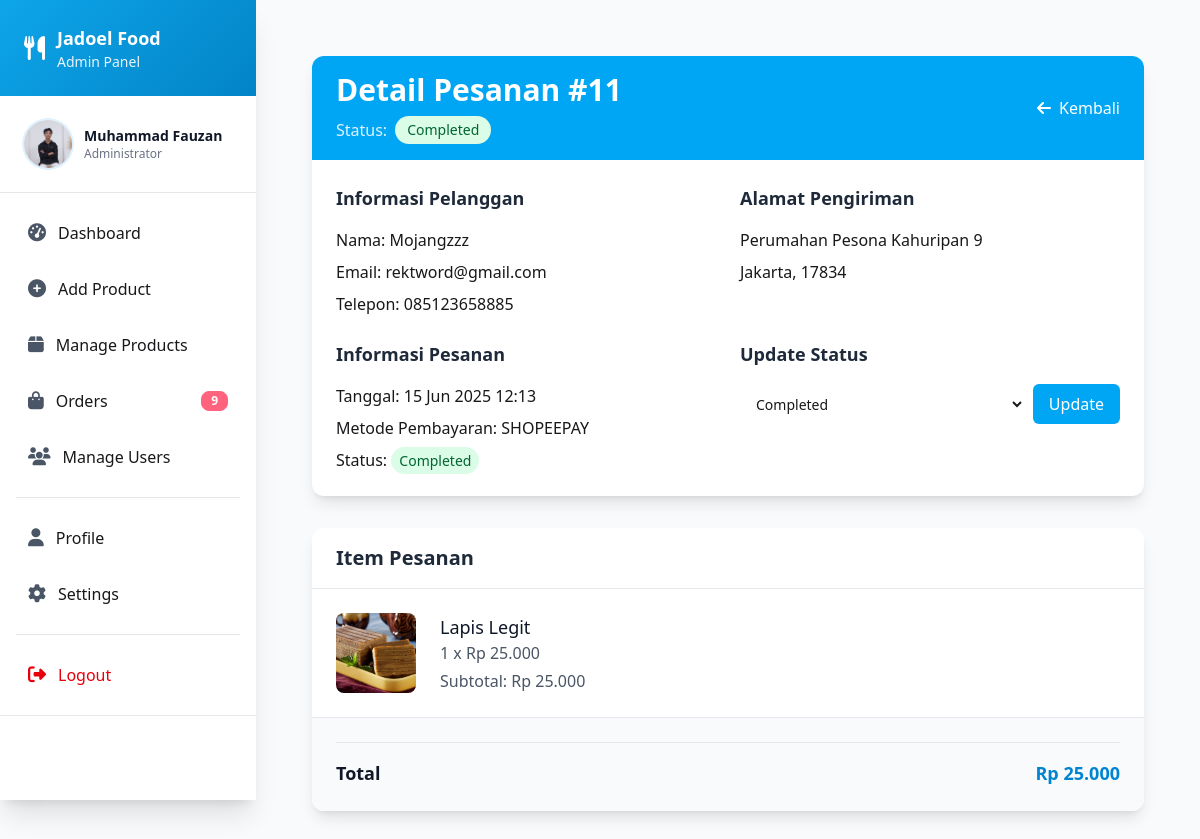
Page /admin/order-detail.php?id=11 (signed in) on the committed database.
### tables this page shows
CREATE TABLE `orders` (
  `id` int NOT NULL,
  `username` varchar(255) NOT NULL,
  `address` varchar(255) NOT NULL,
  `city` varchar(255) NOT NULL,
  `postal_code` int NOT NULL,
  `email` varchar(100) NOT NULL,
  `phone` varchar(100) NOT NULL,
  `note` text NOT NULL,
  `payment_method` enum('DANA','GOPAY','OVO','LINKAJA','SHOPEEPAY','QRIS','BCA','MANDIRI','BRI','BNI','DANAMON','PERMATA','CIMB') NOT NULL,
  `status` enum('Pending','Process','Delivery','Completed','Canceled') NOT NULL,
  `create_at` timestamp NOT NULL DEFAULT CURRENT_TIMESTAMP,
  `update_at` timestamp NULL DEFAULT NULL ON UPDATE CURRENT_TIMESTAMP
);

CREATE TABLE `order_items` (
  `id` int NOT NULL,
  `order_id` int NOT NULL,
  `product_id` int NOT NULL,
  `quantity` int NOT NULL,
  `price` decimal(10,2) NOT NULL
);

CREATE TABLE `products` (
  `id` int NOT NULL,
  `product_name` varchar(255) NOT NULL,
  `product_image` varchar(255) NOT NULL,
  `stock` int NOT NULL,
  `price` varchar(100) NOT NULL,
  `create_at` timestamp NOT NULL DEFAULT CURRENT_TIMESTAMP,
  `is_available` tinyint(1) DEFAULT '1',
  `updated_at` timestamp NULL DEFAULT CURRENT_TIMESTAMP ON UPDATE CURRENT_TIMESTAMP
);

### admin/order-detail.php (the view, shortened to what this page needs)
<?php
include_once __DIR__ . "/../config/connect.php";
$order_id = isset($_GET['id']) ? (int)$_GET['id'] : 0;
$order_query = $conn->prepare("SELECT * FROM orders WHERE id = ?");
$order_query->bind_param("i", $order_id);
$order_query->execute();
$order = $order_query->get_result()->fetch_assoc();
$items_query = $conn->prepare("
    SELECT oi.*, p.product_name, p.product_image
    FROM order_items oi
    LEFT JOIN products p ON oi.product_id = p.id
    WHERE oi.order_id = ?
");
$items_query->bind_param("i", $order_id);
$items_query->execute();
$items = $items_query->get_result()->fetch_all(MYSQLI_ASSOC);
$total = 0;
foreach ($items as $item) {
    $total += $item['price'] * $item['quantity'];
}
include __DIR__ . "/../includes/adminHeader.php";
?>
<div class="max-w-7xl mx-auto px-4 sm:px-6 lg:px-8 py-8">
    <div class="bg-white rounded-xl shadow-lg overflow-hidden mb-8">
        <div class="bg-sky-500 px-6 py-4">
            <div class="flex justify-between items-center">
                <div>
                    <h1 class="text-2xl md:text-3xl font-bold text-white">Detail Pesanan #<?= $order['id'] ?></h1>
                    <div class="flex items-center mt-2">
                        <span class="text-sky-100 mr-2">Status:</span>
                        <span class="px-3 py-1 rounded-full text-sm font-medium
                            <?= $order['status'] === 'Pending' ? 'bg-yellow-100 text-yellow-800' : '' ?>
                            <?= $order['status'] === 'Process' ? 'bg-purple-100 text-purple-800' : '' ?>
                            <?= $order['status'] === 'Delivery' ? 'bg-blue-100 text-blue-800' : '' ?>
                            <?= $order['status'] === 'Completed' ? 'bg-green-100 text-green-800' : '' ?>">
                            <?= $order['status'] ?>
                        </span>
                    </div>
                </div>
                <div>
                    <a href="<?= BASE_URL ?>admin/orders.php"
                       class="text-white hover:text-gray-200 flex items-center">
                        <i class="fas fa-arrow-left mr-2"></i> Kembali
                    </a>
                </div>
            </div>
        </div>
        <div class="p-6 grid grid-cols-1 md:grid-cols-2 gap-6">
            <div>
                <h2 class="text-lg font-bold text-gray-800 mb-4">Informasi Pelanggan</h2>
                <div class="space-y-2">
                    <p><span class="font-medium">Nama:</span> <?= htmlspecialchars($order['username']) ?></p>
                    <p><span class="font-medium">Email:</span> <?= htmlspecialchars($order['email']) ?></p>
                    <p><span class="font-medium">Telepon:</span> <?= htmlspecialchars($order['phone']) ?></p>
                </div>
            </div>
            <div>
                <h2 class="text-lg font-bold text-gray-800 mb-4">Alamat Pengiriman</h2>
                <div class="space-y-2">
                    <p><?= htmlspecialchars($order['address']) ?></p>
                    <p><?= htmlspecialchars($order['city']) ?>, <?= $order['postal_code'] ?></p>
                </div>
            </div>
            <div>
                <h2 class="text-lg font-bold text-gray-800 mb-4">Informasi Pesanan</h2>
                <div class="space-y-2">
                    <p><span class="font-medium">Tanggal:</span> <?= date('d M Y H:i', strtotime($order['create_at'])) ?></p>
                    <p><span class="font-medium">Metode Pembayaran:</span> <?= strtoupper($order['payment_method']) ?></p>
                    <p><span class="font-medium">Status:</span>
                        <span class="px-2 py-1 rounded-full text-sm
                            <?= $order['status'] === 'Pending' ? 'bg-yellow-100 text-yellow-800' : '' ?>
                            <?= $order['status'] === 'Process' ? 'bg-purple-100 text-purple-800' : '' ?>
                            <?= $order['status'] === 'Delivery' ? 'bg-blue-100 text-blue-800' : '' ?>
                            <?= $order['status'] === 'Completed' ? 'bg-green-100 text-green-800' : '' ?>">
                            <?= $order['status'] ?>
                        </span>
                    </p>
                </div>
            </div>
            <div>
                <h2 class="text-lg font-bold text-gray-800 mb-4">Update Status</h2>
                <form method="POST" action="<?= BASE_URL ?>functions/updateOrderStatus.php">
                    <div class="flex items-center space-x-2">
                        <select name="status" class="form-select block w-full pl-3 pr-10 py-2 text-base border-gray-300 focus:outline-none focus:ring-sky-500 focus:border-sky-500 sm:text-sm rounded-md">
                            <option value="Completed" <?= $order['status'] === 'Completed' ? 'selected' : '' ?>>Completed</option>
                        </select>
                        <button type="submit" name="update_status" class="bg-sky-500 text-white px-4 py-2 rounded-md hover:bg-sky-600 transition-colors">
                            Update
                        </button>
                    </div>
                </form>
            </div>
        </div>
    </div>
    <div class="bg-white rounded-xl shadow-lg overflow-hidden">
        <div class="px-6 py-4 border-b border-gray-200">
            <h2 class="text-xl font-bold text-gray-800">Item Pesanan</h2>
        </div>
        <div class="divide-y divide-gray-200">
            <?php foreach ($items as $item): ?>
            <div class="p-6 flex flex-col md:flex-row">
                <div class="flex-shrink-0 mb-4 md:mb-0 md:mr-6">
                    <?php if (!empty($item['product_image'])): ?>
                    <img src="<?= BASE_URL ?>uploads/products/<?= htmlspecialchars($item['product_image']) ?>"
                         alt="<?= htmlspecialchars($item['product_name']) ?>"
                         class="w-20 h-20 object-cover rounded-lg">
                    <?php else: ?>
                    <div class="w-20 h-20 bg-gray-200 rounded-lg flex items-center justify-center">
                        <i class="fas fa-box text-gray-400 text-xl"></i>
                    </div>
                    <?php endif; ?>
                </div>
                <div class="flex-grow">
                    <h3 class="text-lg font-medium text-gray-900"><?= htmlspecialchars($item['product_name']) ?></h3>
                    <p class="text-gray-600"><?= $item['quantity'] ?> x Rp <?= number_format($item['price'], 0, ',', '.') ?></p>
                    <p class="text-gray-600 mt-1">Subtotal: Rp <?= number_format($item['price'] * $item['quantity'], 0, ',', '.') ?></p>
                </div>
            </div>
            <?php endforeach; ?>
            <div class="p-6 bg-gray-50">
                <div class="flex justify-between items-center border-t border-gray-200 pt-4">
                    <span class="text-lg font-bold text-gray-900">Total</span>
                    <span class="text-lg font-bold text-sky-600">Rp <?= number_format($total, 0, ',', '.') ?></span>
                </div>
            </div>
        </div>
    </div>
</div>
</body>
</html>

### rows in the picture
orders: id "11", status "Completed", username "Mojangzzz", email "rektword@gmail.com", phone "085123658885", address "Perumahan Pesona Kahuripan 9", city "Jakarta", postal_code "17834", create_at "15 Jun 2025 12:13", payment_method "SHOPEEPAY"
order_items: product.product_image (picture), product.product_name "Lapis Legit", quantity "1", price "25.000", $item['price'] * $item['quantity'] "25.000"

### other values in the picture
$user_name "Muhammad Fauzan"
$order_count "9"
$total "25.000"
